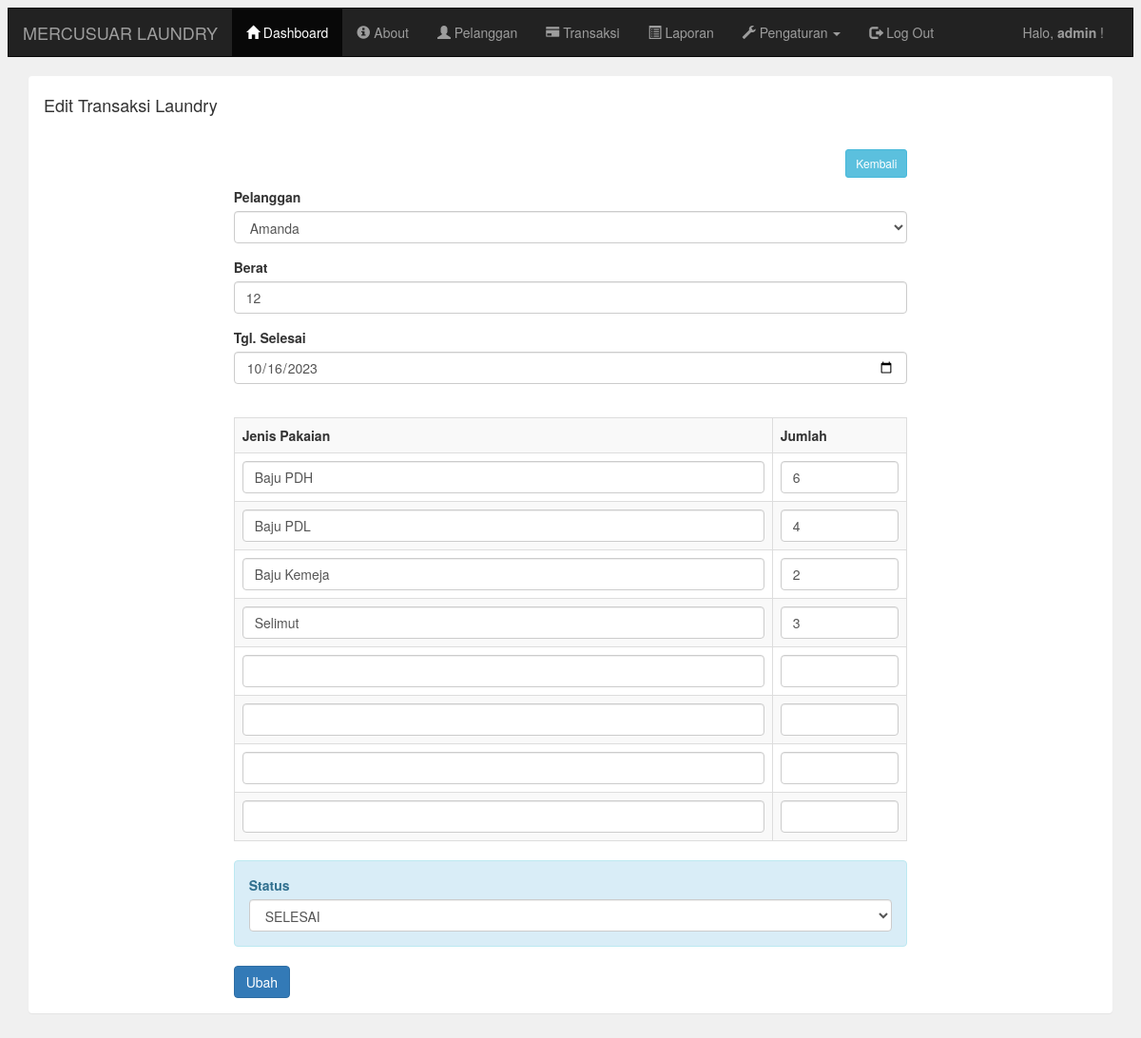
Screenshot of /admin/transaksi_edit.php?id=4 (signed in) with the database file from the repository.
### tables this page shows
CREATE TABLE `transaksi` (
  `transaksi_id` int(11) NOT NULL,
  `transaksi_tgl` date NOT NULL,
  `transaksi_pelanggan` int(11) NOT NULL,
  `transaksi_harga` int(11) NOT NULL,
  `transaksi_berat` int(11) NOT NULL,
  `transaksi_tgl_selesai` date NOT NULL,
  `transaksi_status` int(11) NOT NULL
);

CREATE TABLE `pelanggan` (
  `pelanggan_id` int(11) NOT NULL,
  `pelanggan_nama` varchar(225) NOT NULL,
  `pelanggan_hp` varchar(225) NOT NULL,
  `pelanggan_alamat` text NOT NULL
);

CREATE TABLE `pakaian` (
  `pakaian_id` int(11) NOT NULL,
  `pakaian_transaksi` int(11) NOT NULL,
  `pakaian_jenis` varchar(225) NOT NULL,
  `pakaian_jumlah` int(11) NOT NULL
);

### admin/transaksi_edit.php (the view, shortened to what this page needs)
<?php include 'header.php'; ?>
<?php
include '../koneksi.php';
?>
<div class="container">
    <div class="panel">
        <div class="panel-heading">
            <h4>Edit Transaksi Laundry</h4>
        </div>
        <div class="panel-body">
            <div class="col-md-8 col-md-offset-2">
                <a href="transaksi.php" class="btn btn-sm btn-info pull-right">Kembali</a>
                <br/>
                <br/>
                <?php
                $id = $_GET['id'];
                $transaksi = mysqli_query($koneksi,"select * from transaksi where transaksi_id='$id'");
                while($t=mysqli_fetch_array($transaksi)){
                    ?>
                    <form method="post" action="transaksi_update.php">
                        <div class="form-group">
                            <label>Pelanggan</label>
                            <select class="form-control" name="pelanggan" required="required">
                                <?php
                                $data = mysqli_query($koneksi,"select * from pelanggan");
                                while($d=mysqli_fetch_array($data)){
                                    ?>
                                    <option <?php if($d['pelanggan_id']==$t['transaksi_pelanggan']){echo "selected='selected'";} ?> value="<?php echo $d['pelanggan_id']; ?>"><?php echo $d['pelanggan_nama']; ?></option>
                                    <?php
                                }
                                ?>
                            </select>
                        </div>
                        <div class="form-group">
                            <label>Berat</label>
                            <input type="number" class="form-control" name="berat" placeholder="Masukkan berat cucian .." required="required" value="<?php echo $t['transaksi_berat']; ?>">
                        </div>
                        <div class="form-group">
                            <label>Tgl. Selesai</label>
                            <input type="date" class="form-control" name="tgl_selesai" required="required" value="<?php echo $t['transaksi_tgl_selesai']; ?>">
                        </div>
                        <br/>
                        <table class="table table-bordered table-striped">
                            <tr>
                                <th>Jenis Pakaian</th>
                                <th width="20%">Jumlah</th>
                            </tr>
                            <?php
                            $id_transaksi = $t['transaksi_id'];
                            $pakaian = mysqli_query($koneksi,"select * from pakaian where pakaian_transaksi='$id_transaksi'");
                            while($p=mysqli_fetch_array($pakaian)){
                                ?>
                                <tr>
                                    <td><input type="text" class="form-control" name="jenis_pakaian[]" value="<?php echo $p['pakaian_jenis']; ?>"></td>
                                    <td><input type="number" class="form-control" name="jumlah_pakaian[]" value="<?php echo $p['pakaian_jumlah']; ?>"></td>
                                </tr>
                                <?php } ?>
                                <tr>
                                    <td><input type="text" class="form-control" name="jenis_pakaian[]"></td>
                                    <td><input type="number" class="form-control" name="jumlah_pakaian[]"></td>
                                </tr>
                                <tr>
                                    <td><input type="text" class="form-control" name="jenis_pakaian[]"></td>
                                    <td><input type="number" class="form-control" name="jumlah_pakaian[]"></td>
                                </tr>
                                <tr>
                                    <td><input type="text" class="form-control" name="jenis_pakaian[]"></td>
                                    <td><input type="number" class="form-control" name="jumlah_pakaian[]"></td>
                                </tr>
                                <tr>
                                    <td><input type="text" class="form-control" name="jenis_pakaian[]"></td>
                                    <td><input type="number" class="form-control" name="jumlah_pakaian[]"></td>
                                </tr>
                            </table>
                            <div class="form-group alert alert-info">
                                <label>Status</label>
                                <select class="form-control" name="status" required="required">
                                    <option <?php if($t['transaksi_status']=="2"){echo "selected='selected'";} ?> value="2">SELESAI</option>
                                </select>
                            </div>
                            <input type="submit" class="btn btn-primary" value="Ubah">
                        </form>
                        <?php
                    }
                    ?>
                </div>
            </div>
        </div>
    </div>
    <?php include 'footer.php'; ?>

### rows the page displays
transaksi: pelanggan "Amanda", berat "12", tgl_selesai "10/16/2023", status "SELESAI"
pakaian: pakaian_jenis "Baju PDH", pakaian_jumlah "6"
pakaian: pakaian_jenis "Baju PDL", pakaian_jumlah "4"
pakaian: pakaian_jenis "Baju Kemeja", pakaian_jumlah "2"
pakaian: pakaian_jenis "Selimut", pakaian_jumlah "3"

### other values shown
$_SESSION['username'] "admin"
